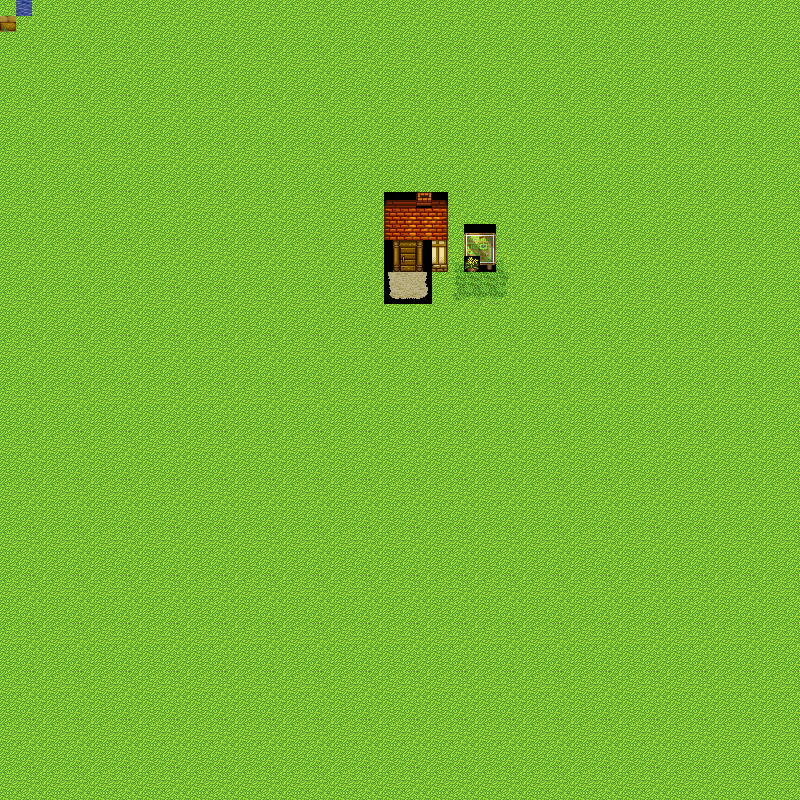

A 2D game scene composited from a Tiled map and its tileset images. What follows is a short description and the map's XML, with each tile layer's data collapsed to a summary:
An orthogonal 50x50 tile map with 16x16 px tiles, 6 tile layers (under hero 1, under hero 2, same as hero 1, same as hero 2, ...).

<map version="1.0" orientation="orthogonal" width="50" height="50" tilewidth="16" tileheight="16">
 <tileset firstgid="1" source="../tileset/Stadt - Sommer.tsx" />
 <layer name="under hero 1" width="50" height="50">
  <properties>
   <property name="z" value="-2" />
  </properties>
  <data>[2500 cells, 2500 non-empty, 18 distinct tile ids]</data>
 </layer>
 <layer name="under hero 2" width="50" height="50">
  <properties>
   <property name="z" value="-1" />
  </properties>
  <data>[2500 cells, 9 non-empty, 9 distinct tile ids]</data>
 </layer>
 <layer name="same as hero 1" width="50" height="50">
  <properties>
   <property name="z" value="0" />
  </properties>
  <data>[2500 cells, 18 non-empty, 16 distinct tile ids]</data>
 </layer>
 <layer name="same as hero 2" width="50" height="50">
  <properties>
   <property name="z" value="0" />
  </properties>
  <data>[2500 cells, 7 non-empty, 7 distinct tile ids]</data>
 </layer>
 <layer name="over hero 1" width="50" height="50">
  <properties>
   <property name="z" value="1" />
  </properties>
  <data>[2500 cells, 8 non-empty, 7 distinct tile ids]</data>
 </layer>
 <layer name="over hero 2" width="50" height="50">
  <properties>
   <property name="z" value="2" />
  </properties>
  <data>[2500 cells, 1 non-empty, 1 distinct tile ids]</data>
 </layer>
</map>